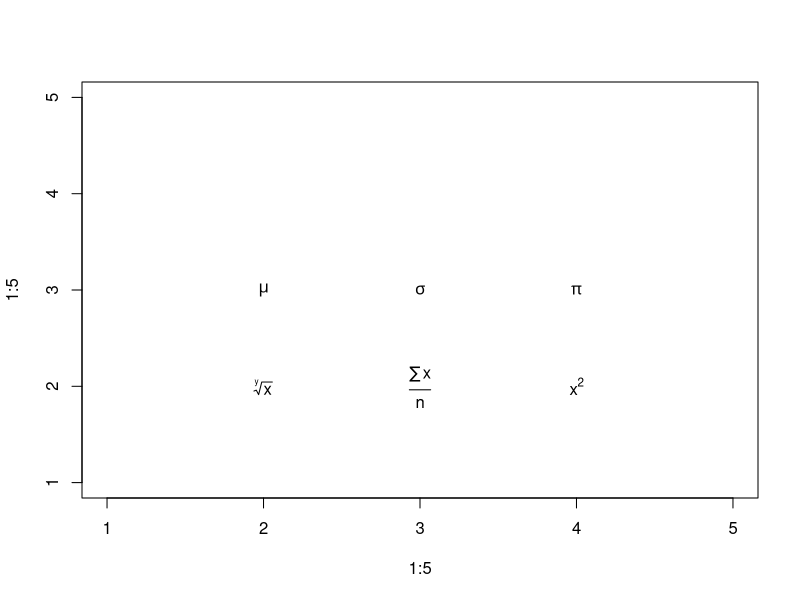
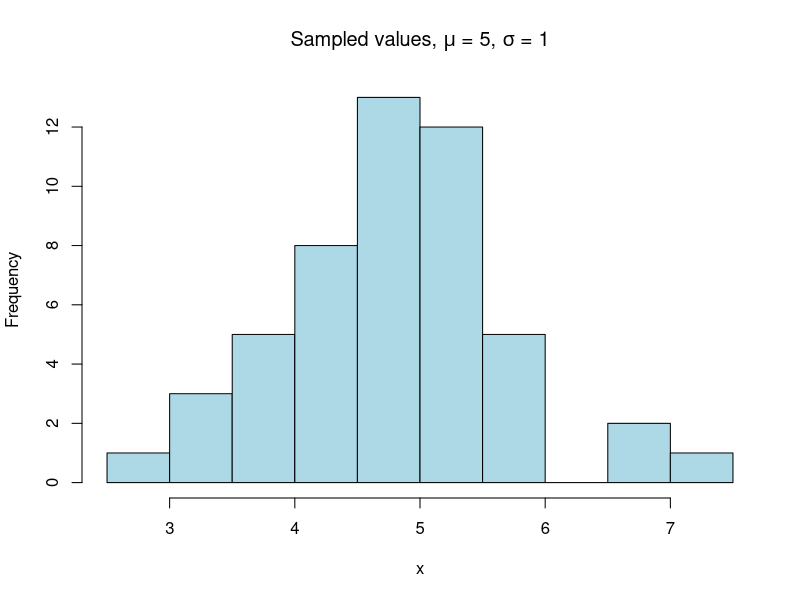
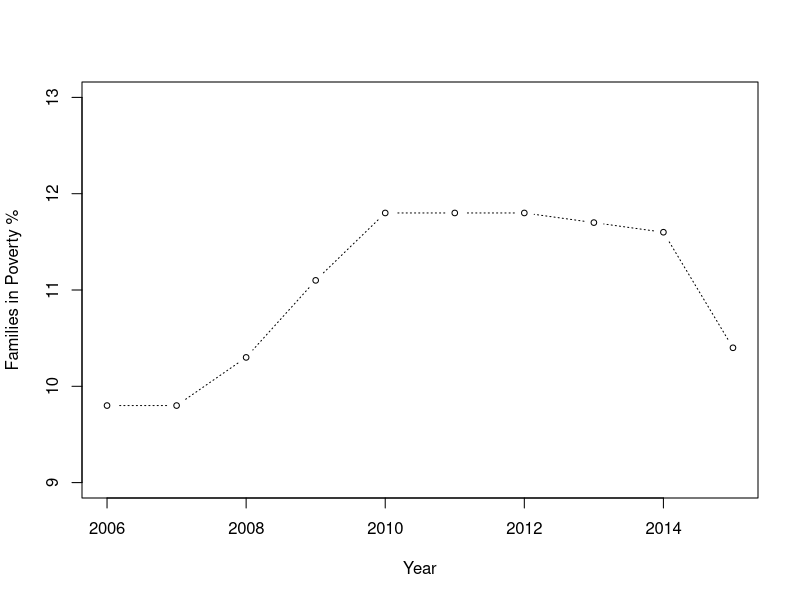
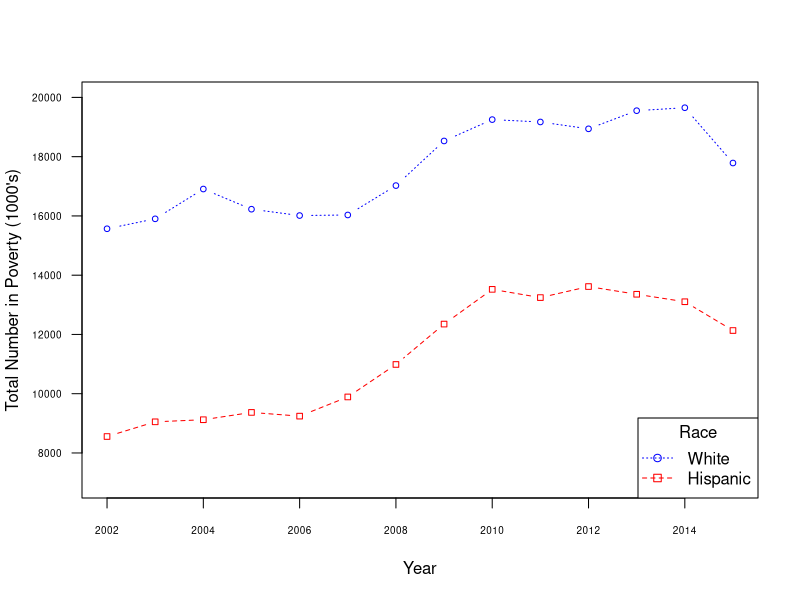
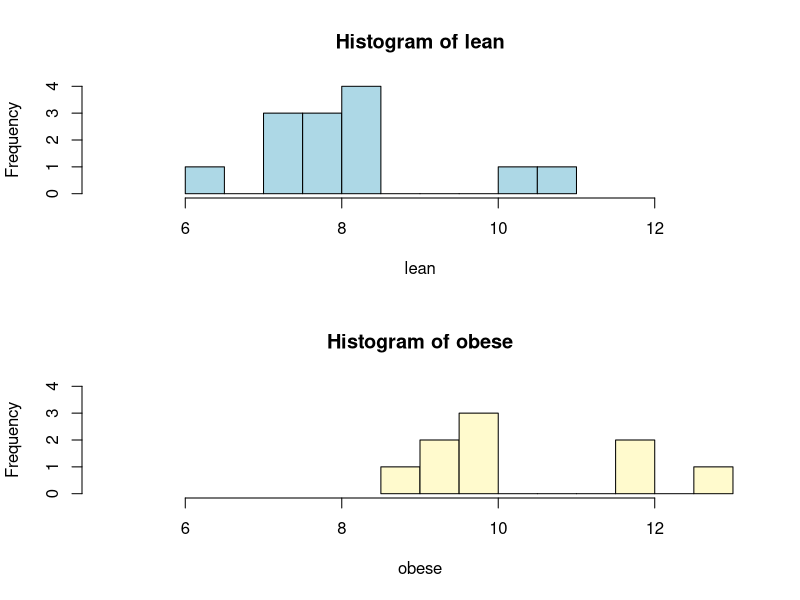
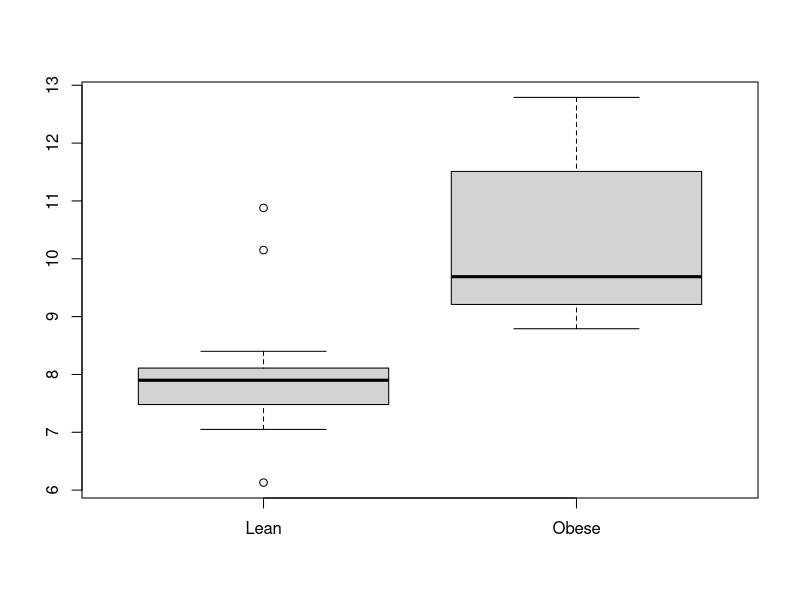
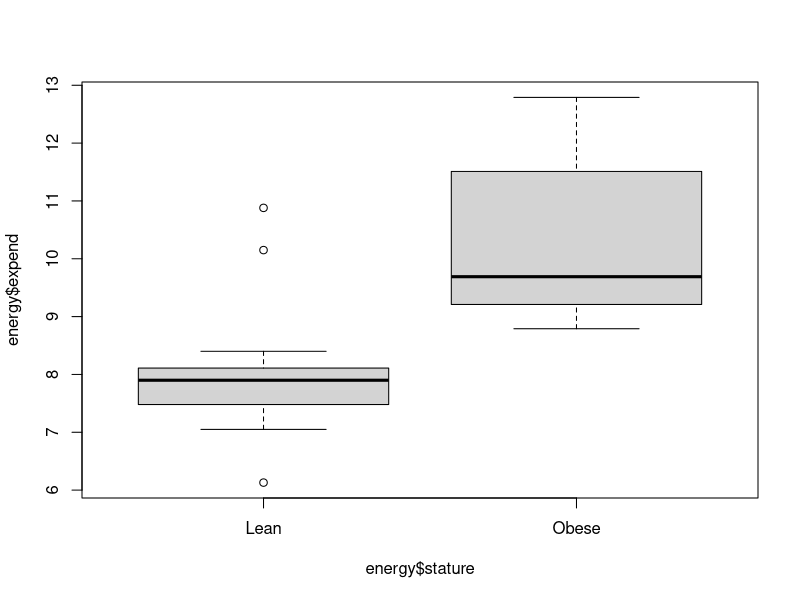
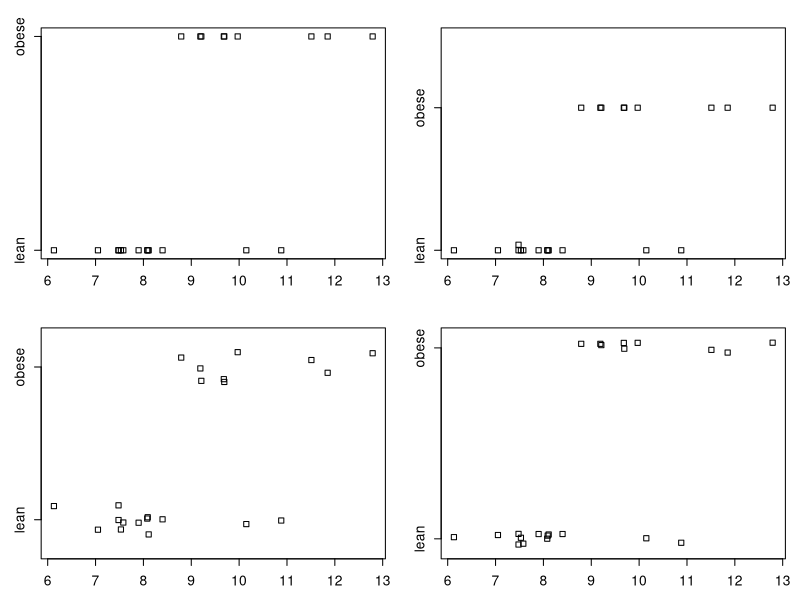

The R source for these figures, in order:
## ---- chunk 1
knitr::opts_chunk$set(echo = TRUE)
## ---- chunk 2

library(sqldf)
library(dplyr)

## ---- chunk 3
# Create a blank plot.
plot(1:5, 1:5, type = "n")

# Add text inside the plot to demonstrate how to embed math symbols and/or equations.
text(2, 3, expression(mu))
text(3, 3, expression(sigma))
text(4, 3, expression(pi))
text(2, 2, expression(sqrt(x, y)))
text(3, 2, expression(frac(sum(x), n)))
text(4, 2, expression(x^2))

## ---- chunk 4
# Generate random numbers from a normal distribution.
x <- rnorm(mean = 5, sd = 1, n = 50)

# Create a histogram with a title, indicating the mean and standard deviation.
hist(x, main = expression(paste("Sampled values, ", mu, " = 5, ", sigma, " = 1")),
         col = "lightblue")
## ---- chunk 5

# Create dataframe from the data file
poverty <- read.delim("family_poverty.txt", sep = "\t", stringsAsFactors = FALSE)

opar <- par(no.readonly = TRUE)
ten  <- subset(poverty, year > 2005)

# Plot poverty % by year.
plot(ten$year, ten$family_poverty_pct,
               xlab = "Year",
               ylab = "Families in Poverty %",
               ylim = c(9, 13), 
               type = "b", 
               cex  = .75,
               lty  = 3,
               pch  = 1)

# Reset the parameters.
par(opar) 

## ---- chunk 6

tmp <- read.delim("race_poverty.txt", sep = "\t", stringsAsFactors = FALSE)

# Because the read.delim command imports the tot_num_poverty variable as
# a character string, we need to convert it to a numeric.  The problem
# is that the "numbers" are formatted with commas.  These must first be
# removed before converting the string to a number.

tot_num_poverty <- as.numeric(gsub(",", "", tmp$tot_num_poverty))

# Remove na's at this point...
poverty <- data.frame(year = tmp$year, 
                      tot_num_poverty, 
                      pct_total_poverty = tmp$pct_total_poverty, 
                      race = tmp$race)

# Create vectors, one for each race represented.
white    <- subset(poverty, race == "white")
hispanic <- subset(poverty, race == "hispanic")
black    <- subset(poverty, race == "black")
asian    <- subset(poverty, race == "asian")

# Check the new vectors.  Do they have na's in them?  If so, we have 
# to deal with them.  This is defensive programming.
is.na(white$year)
is.na(white$tot_num_poverty)

x <- white$year
y <- white$tot_num_poverty

plot(x, y,
     xlab = "Year",
     ylab = "Total Number in Poverty (1000's)",
     ylim = c(7000, 20000),
     type = "b", 
     cex  = .75,
     lty  = 3,
     col  = "blue",
     pch  = 1,
     las  = 1,
     cex.axis = .60)

x <- hispanic$year
y <- hispanic$tot_num_poverty

# Now plot the Hispanic line, using a different color and line type.
lines(x, y, type = "b", lty = 2, col = "red", pch = 0, cex = .75)

# Add legend to distinguish between the two lines.
legend("bottomright",
       title = "Race",
       c("White","Hispanic"),
       lty   = c(3, 2), 
       pch   = c(1, 0),
       col   = c("blue","red"))

## ---- chunk 7

# Create dataframe from data file.
energy <- read.csv("energy_expend.csv", stringsAsFactors = FALSE)

# Two ways to create separate vectors for each stature factor.
lst <- split(energy$expend, energy$stature)

lean  <- energy$expend[energy$stature == "lean"]
obese <- energy$expend[energy$stature == "obese"]

# Set graphic device parameters to 2 rows and 1 column.
par(mfrow = c(2, 1))    

# Graph the two vectors.
hist(lean, breaks = 10, xlim = c(5, 13), ylim = c(0, 4), col = "lightblue")
hist(obese, breaks = 10, xlim = c(5, 13), ylim = c(0, 4), col = "lemonchiffon")

# Restore graphic device to 1 row, 1 column.
par(mfrow = c(1, 1))    

## ---- chunk 8

# Two ways to create the boxplot.
boxplot(lean, obese, names = c("Lean","Obese"))
boxplot(energy$expend ~ energy$stature, names = c("Lean","Obese"))

## ---- chunk 9
opar <- par(no.readonly = TRUE)
par(mfrow = c(2,2), mex = 0.8, mar = c(3, 3, 2, 1) + .1)

stripchart(energy$expend ~ energy$stature)
stripchart(energy$expend ~ energy$stature, method = "stack")
stripchart(energy$expend ~ energy$stature, method = "jitter")
stripchart(energy$expend ~ energy$stature, method = "jitter", jitter = .03)

par(opar)
